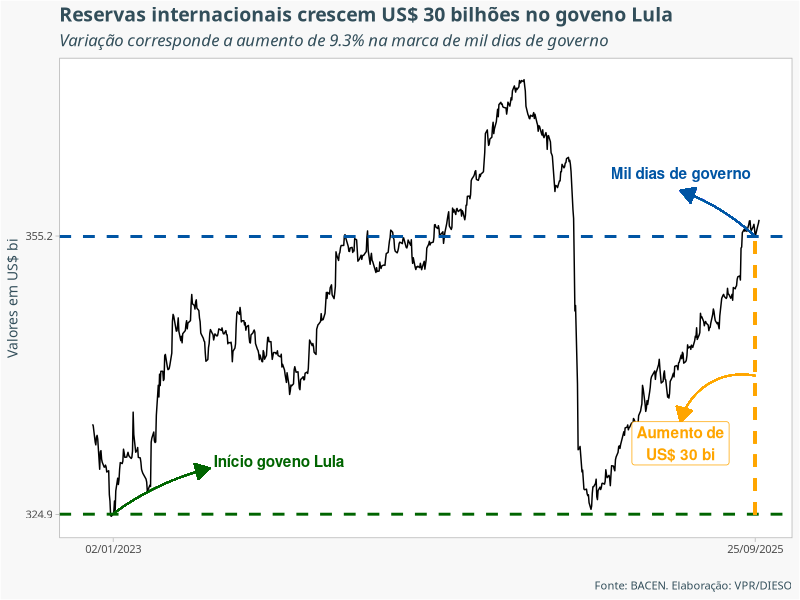
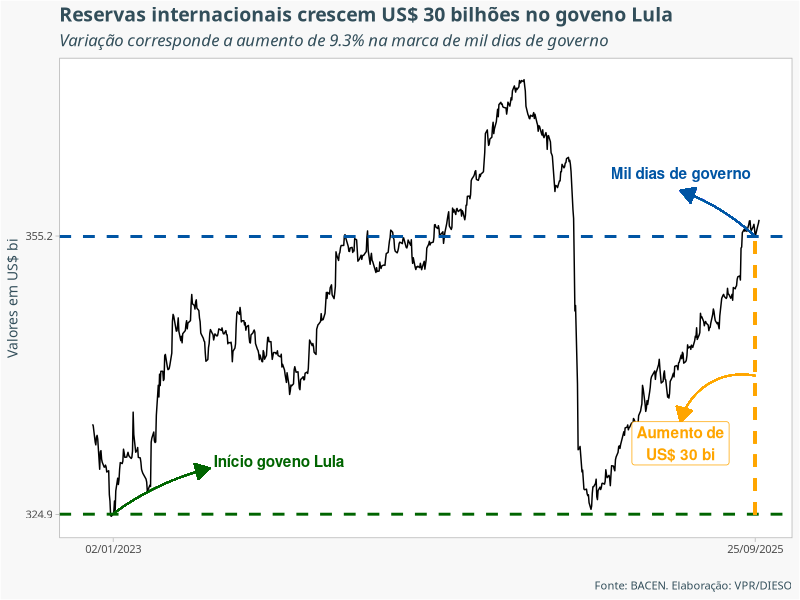

Generate these figures, in order, with R:
library(readr)
library(tidyverse)

reservas_internacionais <-  read_delim("STI-20251003144421575.csv", 
                                       delim = ";", escape_double = FALSE, col_types = cols(Date = col_date(format = "%d/%m/%Y"), 
                                                                                            `13621 - International reserves - Total - daily - US$ (million)` = col_number()), 
                                       trim_ws = TRUE)

names(reservas_internacionais)<- c("data", "valor") 


valor_inicio_governo<-
  (reservas_internacionais %>%
  filter(data == "2023-01-02"))$valor

valor_mil_dias<-
  (reservas_internacionais %>%
     filter(data == "2025-09-25"))$valor

cor_comparacao<- "orange"

cor_inicio<- "darkgreen"
cor_mil_dias<- "#0055A4"

variacao = (valor_mil_dias - valor_inicio_governo)/1000

variacao_perc = ((valor_mil_dias/valor_inicio_governo) -1)*100

cor_fundo<- "#F8F8F8"
      
reservas_internacionais %>%
  mutate(valor = valor/1000) %>%
  ggplot(aes(x=data, y= valor)) +
  geom_line() +
  geom_hline(yintercept = valor_inicio_governo/1000, color = cor_inicio, size= 1, linetype = "dashed") +
  geom_hline(yintercept = valor_mil_dias/1000, color = cor_mil_dias,size = 1, linetype = "dashed") +
  geom_segment(aes(x=as.Date("2025-09-25"), y= valor_inicio_governo/1000, xend = as.Date("2025-09-25"), yend = valor_mil_dias/1000 ),
               color = cor_comparacao, 
               size  = 1, 
               linetype = "dashed" ) +
  theme_light() +
  scale_y_continuous(breaks = c(round(valor_inicio_governo/1000,1), round(valor_mil_dias/1000,1) )) +
  scale_x_date(breaks = c(as.Date("2023-01-02"), as.Date("2025-09-25")), labels =  scales::date_format("%d/%m/%Y")) +
  geom_curve(
    aes(x = as.Date("2023-01-01"), y = valor_inicio_governo/1000, xend = as.Date("2023-06-01"), yend = valor_inicio_governo/1000 + 5),
    curvature = -0.1, ncp = 50,
    arrow = arrow(length = unit(4, "mm"), type = "closed"),
    color = cor_inicio
  ) +
  geom_curve(
    aes(x = as.Date("2025-09-25"), y = valor_mil_dias /1000, xend = as.Date("2025-06-01"), yend = valor_mil_dias/1000 + 5),
    curvature = +0.1, ncp = 50,
    arrow = arrow(length = unit(4, "mm"), type = "closed"),
    color = cor_mil_dias
  ) +
  geom_curve(
    aes(x = as.Date("2025-09-25"), y = 340, xend = as.Date("2025-06-01"), yend = 335),
    curvature = 0.4, ncp = 50,
    arrow = arrow(length = unit(4, "mm"), type = "closed"),
    color = cor_comparacao
  ) +
  geom_text(data = tibble(data = as.Date("2023-06-01")  , valor = valor_inicio_governo/1000 + 5), 
            aes(label = " Início goveno Lula"),
            color = cor_inicio,
            vjust = -0.1,
            hjust = 0,
            fontface = "bold")+
  geom_text(data = tibble(data = as.Date("2025-06-01")  , valor = valor_mil_dias/1000 + 6), 
            aes(label = "Mil dias de governo"),
            color = cor_mil_dias,
            vjust = -0.2,
            hjust = 0.5,
            fontface = "bold")+
  geom_label(data = tibble(data = as.Date("2025-06-01")  , valor = 335), 
            aes(label = str_wrap(paste0("Aumento de US$ ", round(variacao), " bi"),10) ),
            color = cor_comparacao,
            vjust = 1,
            hjust = 0.5,
            fontface = "bold")+
  theme(
    text = element_text(family = "Noto Sans", colour = "#324e5a", size =10),
    panel.grid = element_blank(),
    plot.background = element_rect(fill =cor_fundo ),
    plot.title = element_text(size = 14, face = "bold"),
    plot.subtitle = element_text(size = 12, face = "italic")
  ) +
  labs(
    x= "",
    y= "Valores em US$ bi",
    title = paste0("Reservas internacionais crescem US$ ", round(variacao) , " bilhões no goveno Lula"),
    subtitle = paste0("Variação corresponde a aumento de ", round(variacao_perc,1) , "% na marca de mil dias de governo"),
    caption = "Fonte: BACEN. Elaboração: VPR/DIESO"
  )
  
ggsave(dpi = 300, filename = "reservas_internacionais.png")
      